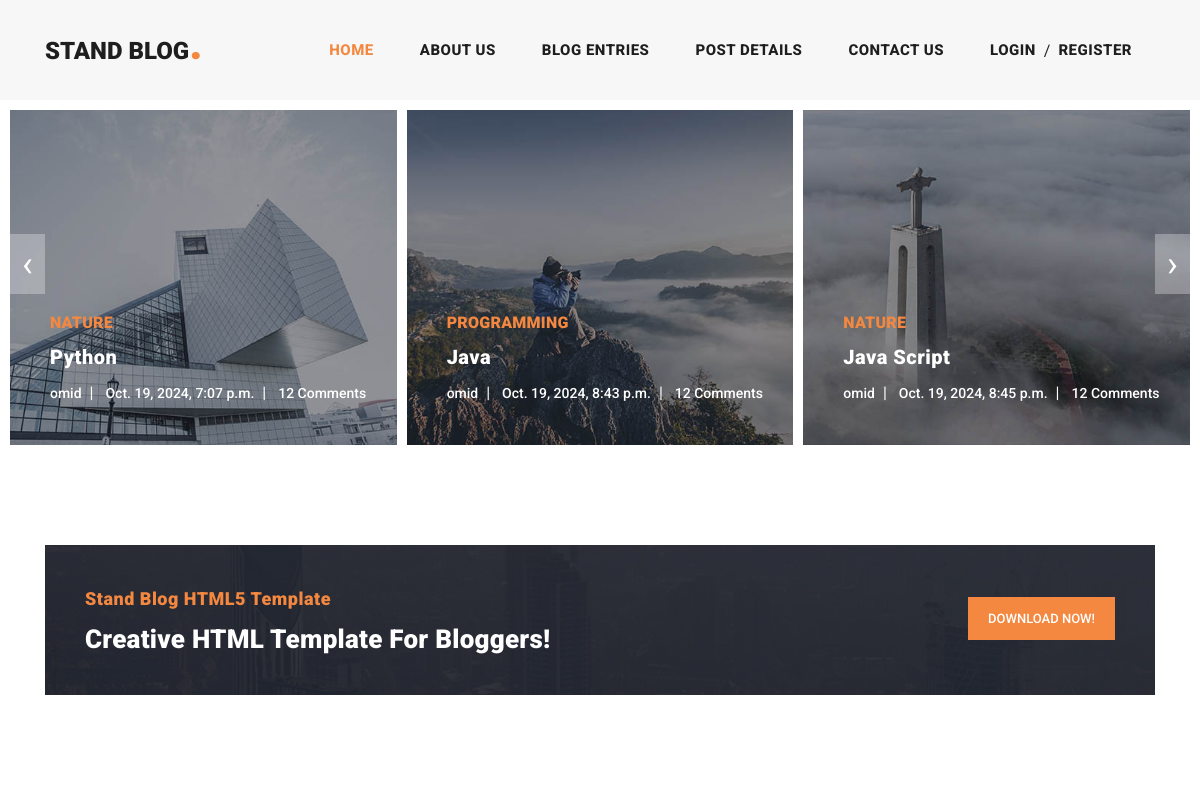
The app's page / (upper part), older data.
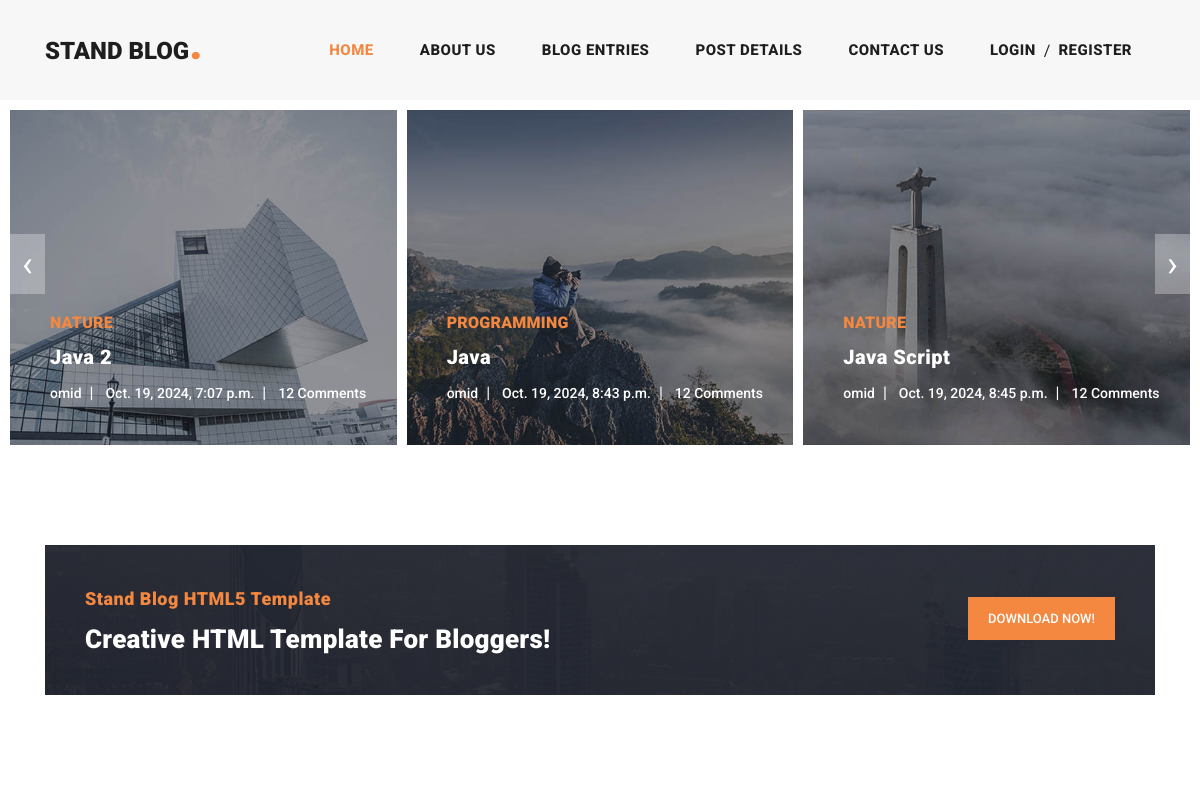
The same page, newer data.
### blog/models.py (models this page shows, shortened)
class Article(models.Model):
    CHOICES = (
        ('A', 'پایتون'),
        ('B', 'جنگو')
    )
    author = models.ForeignKey(User, on_delete=models.CASCADE)
    category = models.ManyToManyField(Category)
    title = models.CharField(max_length=70)
    body = models.TextField()
    image = models.ImageField(upload_to='images/articles')
    created = models.DateTimeField(auto_now_add=True)
    updated = models.DateTimeField(auto_now=True)
    pub_date = models.DateField(default=timezone.now())
    myfile = models.FileField(upload_to='test', null=True)
    status = models.BooleanField(default=True)
    published = models.BooleanField(default=True)
    objects = models.Manager()
    custom_manager = ArticleManager()
    floatfield = models.FloatField(default=1)

class Category(models.Model):
    title = models.CharField(max_length=100)
    created = models.DateTimeField(auto_now_add=True)

### home/views.py (the view)
# urls.py: path('', views.home, name='main'),
def home(request):
    articles = Article.objects.all() #Manager
    return render(request, "home/home.html", {'articles':articles})

### home/templates/home/home.html (shortened to what this page needs)
{% load static %}
<!DOCTYPE html>
<html lang="en">
  <head>
    <link href="{% static "vendor/bootstrap/css/bootstrap.min.css"%}" rel="stylesheet">
    <link rel="stylesheet" href="{% static "css/fontawesome.css" %}">
    <link rel="stylesheet" href="{% static "css/templatemo-stand-blog.css" %}">
    <link rel="stylesheet" href="{% static "css/owl.css" %}">
  </head>
  <body>
    <header class="">
      <nav class="navbar navbar-expand-lg">
        <div class="container">
          <a class="navbar-brand" href="home.html"><h2>Stand Blog<em>.</em></h2></a>
          <div class="collapse navbar-collapse" id="navbarResponsive">
            <ul class="navbar-nav ml-auto">
              <li class="nav-item active">
                <a class="nav-link" href="home.html">Home
                </a>
              </li>
              <li class="nav-item">
                <a class="nav-link" href="about.html">About Us</a>
              </li>
              <li class="nav-item">
                <a class="nav-link" href="blog.html">Blog Entries</a>
              </li>
              <li class="nav-item">
                <a class="nav-link" href="post-details.html">Post Details</a>
              </li>
              <li class="nav-item">
                <a class="nav-link" href="contact.html">Contact Us</a>
              </li>
              <li class="nav-item">
                  {% if request.user.is_authenticated %}
                       <div class="d-flex">
                          {% if request.user.first_name %}
                              {% if user.profile.image %}
                                  <span><img src="{{ user.profile.image.url }}" width="25px" height="25px" style="border-radius: 100%" alt=""></span>
                              {% else %}
                                  <span><img src="{% static 'images/icons/index.png' %}" width="25px" height="25px" style="border-radius: 100%" alt=""></span>
                              {% endif %}
                              <a class="nav-link" href="">{{ request.user.first_name }} {{ request.user.last_name }}</a>
                          {% else %}
                              <a class="nav-link" href="">{{ request.user.username }}</a>
                          {% endif %}
                          <a href="{% url 'account:logout' %}"><span class="badge badge-danger mt-2">Logout</span></a>
                        </div>
                  {% else %}
                    <div class="d-flex">
                        <a class="nav-link" href="{% url 'account:login' %}">Login</a><span class="mt-2">/</span>
                        <a class="nav-link" href="{% url 'account:register' %}">Register</a>
                    </div>
                  {% endif %}
              </li>
            </ul>
          </div>
        </div>
      </nav>
    </header>
    <div class="main-banner header-text">
      <div class="container-fluid">
        <div class="owl-banner owl-carousel">
            {% for article in articles %}
                  <div class="item">
            <img src="{{ article.myfile.url }}" alt="{{ article.title }}">
            <div class="item-content">
              <div class="main-content">
                <div class="meta-category">
                  <span>{{ article.category.all.first.title }}</span>
                </div>
                <a href="post-details.html"><h4>{{ article.title }}</h4></a>
                <ul class="post-info">
                  <li><a href="#">{{ article.author.username }}</a></li>
                  <li><a href="#">{{ article.created }}</a></li>
                  <li><a href="#">12 Comments</a></li>
                </ul>
              </div>
            </div>
          </div>
            {% endfor %}
        </div>
      </div>
    </div>
    <section class="call-to-action">
      <div class="container">
        <div class="row">
          <div class="col-lg-12">
            <div class="main-content">
              <div class="row">
                <div class="col-lg-8">
                  <span>Stand Blog HTML5 Template</span>
                  <h4>Creative HTML Template For Bloggers!</h4>
                </div>
                <div class="col-lg-4">
                  <div class="main-button">
                    <a rel="nofollow" href="https://templatemo.com/tm-551-stand-blog" target="_parent">Download Now!</a>
                  </div>
                </div>
              </div>
            </div>
          </div>
        </div>
      </div>
    </section>
  </body>
</html>

### static/css/templatemo-stand-blog.css (style rules this page uses)
body { font-family: 'Roboto', sans-serif; overflow-x: hidden; text-rendering: optimizeLegibility; -webkit-font-smoothing: antialiased; -moz-osx-font-smoothing: grayscale; }
a { text-decoration: none!important; }
ul { padding: 0; margin: 0; list-style: none; }
h1,h2,h3,h4,h5,h6 { margin: 0px; }
.main-button a { display: inline-block; background-color: #f48840; color: #fff; font-size: 13px; font-weight: 500; padding: 12px 20px; text-transform: uppercase; transition: all .3s; }
header { position: absolute; z-index: 99999; width: 100%; height: 100px; background-color: #f7f7f7; -webkit-transition: all 0.3s ease-in-out 0s; -moz-transition: all 0.3s ease-in-out 0s; -o-transition: all 0.3s ease-in-out 0s; transition: all 0.3s ease-in-out 0s; }
header .navbar { padding: 25px 0px; }
.navbar .navbar-brand { float: left; margin-top: -12px; outline: none; }
.navbar .navbar-brand h2 { color: #1e1e1e; text-transform: uppercase; font-size: 24px; font-weight: 900; -webkit-transition: all .3s ease 0s; -moz-transition: all .3s ease 0s; -o-transition: all .3s ease 0s; transition: all .3s ease 0s; }
.navbar .navbar-brand h2 em { font-size: 44px; font-style: normal; color: #f48840; }
#navbarResponsive { z-index: 999; }
.navbar-collapse { text-align: center; }
.navbar .navbar-nav .nav-item { margin: 0px 15px; }
.navbar .navbar-nav a.nav-link { text-transform: capitalize; font-size: 15px; font-weight: 800; text-transform: uppercase; letter-spacing: 0.5px; color: #1e1e1e; transition: all 0.3s; }
.navbar .navbar-nav .nav-link:hover, .navbar .navbar-nav .active>.nav-link, .navbar .navbar-nav .nav-link.active, .navbar .navbar-nav .nav-link.show, .navbar .navbar-nav .show>.nav-link { color: #f48840; }
.main-banner .container-fluid { padding: 0px 10px; margin-bottom: -24px; }
.owl-banner { padding-top: 110px; }
.owl-banner .item { position: relative; }
.owl-banner .item .item-content { position: absolute; bottom: 40px; left: 40px; }
.owl-banner .item .item-content .meta-category span { color: #f48840; font-size: 18px; text-transform: uppercase; font-weight: 900; letter-spacing: 0.25px; }
.owl-banner .item .item-content h4 { font-size: 24px; font-weight: 900; color: #fff; letter-spacing: 0.5px; text-transform: capitalize; margin: 10px 0px 12px 0px; }
.owl-banner .item .item-content ul li { display: inline-block; margin-right: 8px; }
.owl-banner .item .item-content ul li:after { content: '|'; color: #fff; margin-left: 8px; }
.owl-banner .item .item-content ul li:last-child::after { display: none; }
.owl-banner .item .item-content ul li a { font-size: 14px; color: #fff; font-weight: 500; transition: all .3s; }
.call-to-action { margin-top: 100px; }
.call-to-action .main-content { padding: 40px; background-image: url(../images/cta-bg.jpg); background-position: center center; background-repeat: no-repeat; background-size: cover; }
.call-to-action .main-content span { color: #f48840; font-size: 18px; font-weight: 900; letter-spacing: 0.5px; }
.call-to-action .main-content h4 { margin-bottom: 0px; margin-top: 12px; color: #fff; font-size: 26px; font-weight: 900; letter-spacing: 0.25px; }
.call-to-action .main-content .main-button { text-align: right; margin-top: 12px; }
@media (max-width: 1250px) { .owl-banner .item .item-content .meta-category span { font-size: 16px; } }
@media (max-width: 1250px) { .owl-banner .item .item-content h4 { font-size: 20px; } }

Row changes from the older to the newer data that the page shows:
changed Article: title "Python" → "Java 2"
